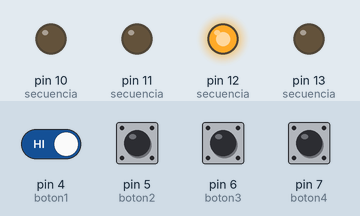
Simulated run of this sketch. Board: Arduino Uno, built with avr-gcc and run on an emulated ATmega328P. Parts: output pins drawn as LEDs (lit = HIGH). Dashed ring = blinking. The inputs (shaded band) are chosen by the test bench; at power-on: pin 4 (boton1), pin 5 (boton2), pin 6 (boton3), pin 7 (boton4) HIGH.

Above: at 1.2 s.
1.3 s: pin 7 (boton4) pulled LOW for 0.15 s
At 2.7 s:
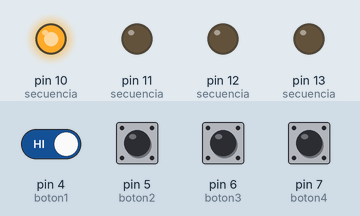
4.4 s: pin 6 (boton3) pulled LOW for 0.15 s
At 5.4 s:
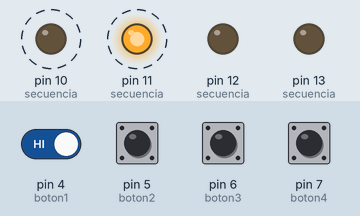
7.4 s: pin 4 (boton1) driven LOW and pin 5 (boton2) driven LOW and pin 6 (boton3) driven LOW and pin 7 (boton4) driven LOW
At 7.9 s:
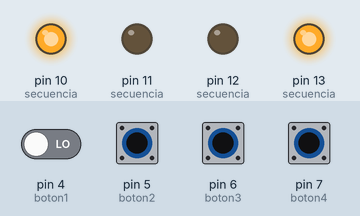
10.4 s: pin 5 (boton2) pulsed HIGH 5 times (0.12 s each, 0.3 s apart)
Timing chart, 0 to 14.4 s (numbered marks = the images above; inputs shaded):
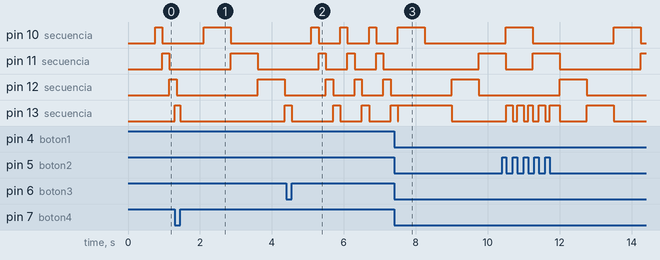

The sketch:

ControlDigitalPractica4.ino
```cpp
#include <Arduino.h>
extern "C" {
  #include "inc/pulsantes.h"
  #include "inc/leds.h"
  #include "inc/hal.h"
}
typedef int gpioMap_t; // Ejemplo de definición de gpioMap_t como un alias para int

const gpioMap_t led1 = 10; // Asignación de valores a las constantes LED
const gpioMap_t led2 = 11;
const gpioMap_t led3 = 12;
const gpioMap_t led4 = 13;

const gpioMap_t secuencia[] = {led1, led2, led3, led4};
const uint8_t ultimoLed = sizeof(secuencia)/sizeof(gpioMap_t);
bool botones[4] = {false, true, true, false};

void setup () {
  //Configurar leds como salidas
  for (int i = 0; i<ultimoLed; i++){
    pinMode(secuencia[i], OUTPUT);
  }
  //Programar botones como entradas pullup
  BotonesComoEntradaPullUp();
}

void loop (){
  //Variable para iterar la secuencia
  static int contador = -1;
  //Variable para determinar el tiempo de encendido de la sucuencia
  static int interval = 750;
  //Tiempos para determinar cuando apagar y prender los leds
  static unsigned long previusMillis = 0;
  unsigned long currentMillis = millis();

  //Leer el estado de los botones
  LeerBotones(botones);
  //Inicio de retardo no bloqueante
  if (currentMillis - previusMillis >= interval) {
    //Apagar los leds
    ApagarLeds(secuencia, ultimoLed);
    //Contador para controlar el sentido de la secuencia
    SentidoDeSecuencia(botones, &contador, ultimoLed);
    //Encender led necesario
    EncenderLed(secuencia[contador]);
    //Determinar la velocidad de la secuencia
    VelocidadDeSecuencia(botones, &interval);
    //Guarda el tiempo actual como referencia para el próximo cambio de estado
    previusMillis = currentMillis;
  }
}
```

leds.h
```cpp
#include <Arduino.h>

void EncenderLed(int pin);
void ApagarLeds(const int *leds, int numeroDeLeds);
```

pulsantes.h
```cpp
// botones.h
#ifndef PULSANTES_H
#define PULSANTES_H
typedef enum {
    buttonUp,
    buttonDown,
    buttonFalling,
    buttonRising
} estadosBoton_t;

// Prototipos de funciones
void mefIniciarBoton();
void mefActualizarBoton(int16_t button, int16_t i, bool *botones);
int delayNoBloqueante(int16_t tiempo);
void botonPrecionado(int16_t j, bool *botones);
void botonLiberado();
void BotonesComoEntradaPullUp();
bool LeerBotones (bool *botones);
void SentidoDeSecuencia(bool *botones, int *contador, uint8_t ultimoLed);
void VelocidadDeSecuencia(bool *botones, int *interval);

#endif
```

leds.c
```cpp
#include <Arduino.h>
#include "../inc/hal.h"

//Función para encender un led
void EncenderLed (int pin){
    digitalWrite(pin, HIGH);
}
//Apagar todos los leds
void ApagarLeds(const int *leds, uint8_t numeroDeLeds){
    for (int i = 0; i < numeroDeLeds; i++){
        digitalWrite(leds[i], LOW);
    }
}
```

pulsantes.c
```cpp
#include <Arduino.h>
#include <stdbool.h>
#include "../inc/hal.h"
#include "../inc/pulsantes.h"
static bool botonesAnteriores[4] = {true, true, true, true};
unsigned long tiempoInicial = 0;
estadosBoton_t estadosBoton[4];
void BotonesComoEntradaPullUp(){
    pinMode(boton1, INPUT_PULLUP);
    pinMode(boton2, INPUT_PULLUP);
    pinMode(boton3, INPUT_PULLUP);
    pinMode(boton4, INPUT_PULLUP);
 };

bool LeerBotones (bool *botones){
    const int pulsante [4] = {boton1, boton2, boton3, boton4};
    for (int i = 0; i < 4; i++) {
        mefActualizarBoton(pulsante[i],i,botones);
    //     bool estadoActual = digitalRead(pulsante[i]);
    //     // Verificar si el estado actual es diferente al estado anterior
    //     if (estadoActual==LOW && botonesAnteriores[i]==HIGH) {
    //         //Para evitar problemas con doble boton precionado se toma en cuenta
    //         //si uno de los botones presionado ya se encontraba en true


    //     //Actualizar el estado anterior del botón
    //     botonesAnteriores[i] = estadoActual;
        }

}

//Segun el boton precionado se utiliza una forma de contar diferente
void SentidoDeSecuencia(bool *botones, int *contador, uint8_t ultimoLed){
    //Conteo descendente
    if (botones[0]){
        *contador = (*contador - 1 + ultimoLed) % ultimoLed;
    }//Conteo ascendente
    else{
        *contador = (*contador + 1) % ultimoLed;
    }
}

//Se cambia el intervalo para el cual funciona la secuencia
void VelocidadDeSecuencia(bool *botones, int *interval){
    if (botones[2]){
        *interval = 200;
    }else{
        *interval = 750;
    }
}


void mefIniciarBoton() {
    estadosBoton[0] = buttonUp;
    estadosBoton[1] = buttonUp;
    estadosBoton[2] = buttonUp;
    estadosBoton[3] = buttonUp;
}

void botonPrecionado(int16_t j, bool *botones) {
    digitalWrite(13, HIGH);
            if (j==0 && botones[j] != true){
                botones[j] = !botones[j];
                botones[j+1] = !botones[j+1];
            }
            if (j==1 && botones[j] != true){
                botones[j-1] = !botones[j-1];
                botones[j] = !botones[j];
            }
            if (j==2 && botones[j] != true){
                botones[j] = !botones[j];
                botones[j+1] = !botones[j+1];
            }
            if (j==3 && botones[j] != true){
                botones[j-1] = !botones[j-1];
                botones[j] = !botones[j];
            }
}

void botonLiberado() {
    digitalWrite(13, LOW);
}

int delayNoBloqueante(int16_t tiempo) {
    // Obtener el tiempo actual
    unsigned long tiempoActual = millis();
    // Verificar si el tiempo transcurrido es mayor o igual al tiempo especificado
    if (tiempoActual - tiempoInicial >= tiempo) {
        tiempoInicial = tiempoActual;
        return 1;  // Han pasado al menos 'tiempo' milisegundos
    } else {
        return 0; // Aún no han pasado 'tiempo' milisegundos
    }
}

void mefActualizarBoton(int16_t button, int16_t i, bool *botones) {
    switch (estadosBoton[i]) {
    case buttonUp:
        if (!digitalRead(button)) {
            estadosBoton[i] = buttonFalling;
        }
        break;

    case buttonDown:
        if (digitalRead(button)) {
            estadosBoton[i] = buttonRising;
        }
        break;

    case buttonFalling:
        if (delayNoBloqueante(40)) {
            if (!digitalRead(button)) {
                estadosBoton[i] = buttonDown;
                botonPrecionado(i,botones);
            } else {
                estadosBoton[i] = buttonUp;
            }
        }
        break;

    case buttonRising:
        if (delayNoBloqueante(40)) {
            if (digitalRead(button)) {
                estadosBoton[i] = buttonUp;
                botonLiberado();
            } else {
                estadosBoton[i] = buttonDown;
            }
        }
        break;

    default:
        mefIniciarBoton();
        break;
    }
}
```

hal.h
```cpp
#ifndef __HAL_H
#define __HAL_H
//Pulsantes para control de secuencia
#define boton1 4
#define boton2 5
#define boton3 6
#define boton4 7
#endif
```

Measured:
- by itself, pin 10 (secuencia): alternates HIGH for 0.75 s and LOW for 2.2 s
